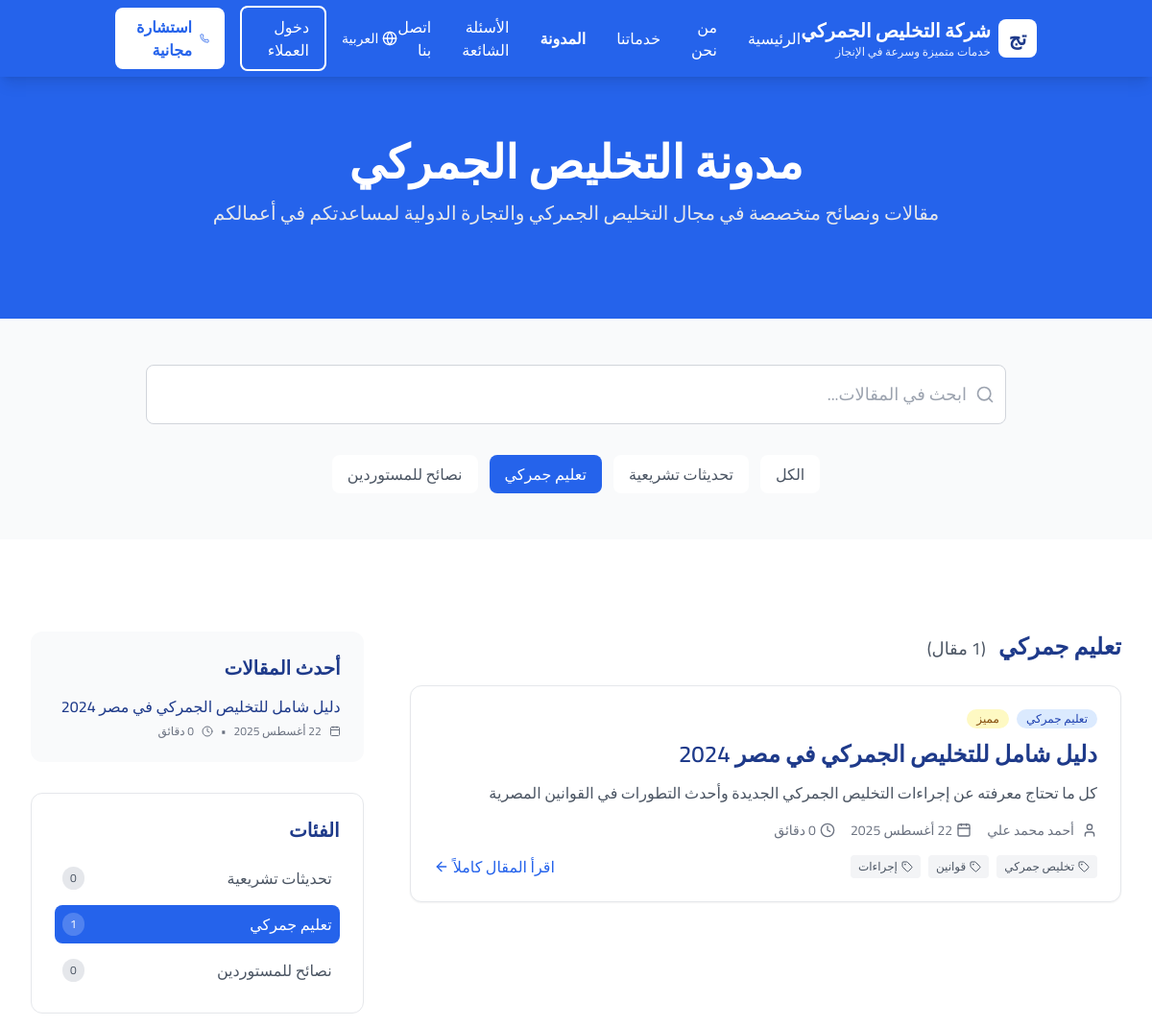
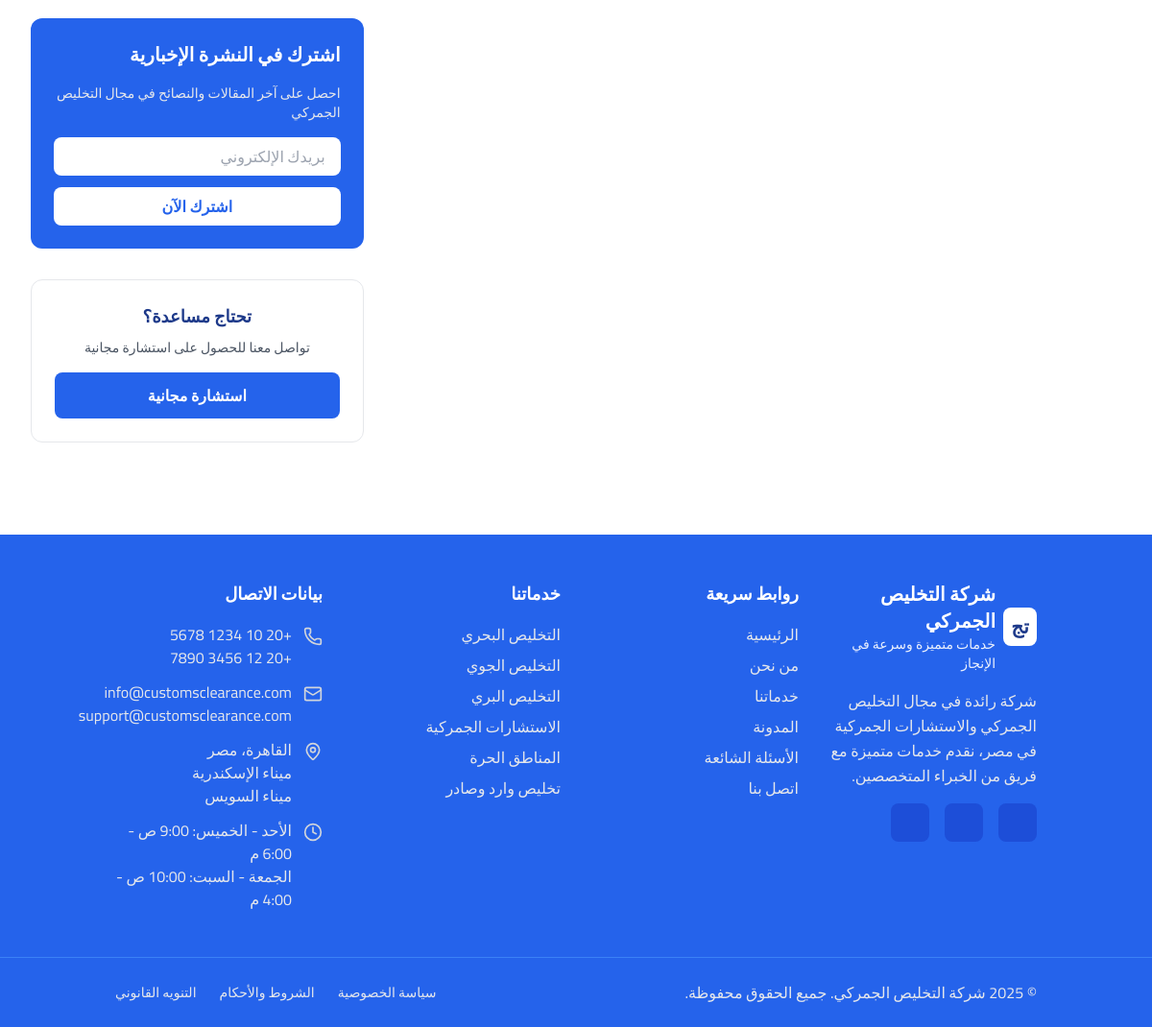
Page /?page=blog&category=تعليم+جمركي on the committed database (2 pictures, top to bottom).
### tables this page shows
CREATE TABLE blog_posts (
    id INT AUTO_INCREMENT PRIMARY KEY,
    title VARCHAR(500) NOT NULL,
    excerpt TEXT,
    content LONGTEXT NOT NULL,
    category VARCHAR(100) NOT NULL,
    author VARCHAR(255) NOT NULL,
    tags TEXT,
    featured BOOLEAN DEFAULT FALSE,
    published BOOLEAN DEFAULT TRUE,
    created_at TIMESTAMP DEFAULT CURRENT_TIMESTAMP,
    updated_at TIMESTAMP DEFAULT CURRENT_TIMESTAMP ON UPDATE CURRENT_TIMESTAMP
);

### includes/functions.php (called while the page is built, shortened)
<?php
function format_arabic_date($date) {
    $months = [
        1 => 'يناير', 2 => 'فبراير', 3 => 'مارس', 4 => 'أبريل',
        5 => 'مايو', 6 => 'يونيو', 7 => 'يوليو', 8 => 'أغسطس',
        9 => 'سبتمبر', 10 => 'أكتوبر', 11 => 'نوفمبر', 12 => 'ديسمبر'
    ];
    $timestamp = is_string($date) ? strtotime($date) : $date;
    $day = date('j', $timestamp);
    $month = $months[(int)date('n', $timestamp)];
    $year = date('Y', $timestamp);
    return "$day $month $year";
}
function clean_input($data) {
    $data = trim($data);
    $data = stripslashes($data);
    $data = htmlspecialchars($data);
    return $data;
}
function get_page_url($page, $params = []) {
    $url = "?page=" . urlencode($page);
    if (!empty($params)) {
        foreach ($params as $key => $value) {
            $url .= "&" . urlencode($key) . "=" . urlencode($value);
        }
    }
    return $url;
}
?>

### pages/blog.php (the view, shortened to what this page needs)
<?php
$selectedCategory = isset($_GET['category']) ? clean_input($_GET['category']) : 'الكل';
$searchTerm = isset($_GET['search']) ? clean_input($_GET['search']) : '';
$blogPosts = [];
$categories = ['الكل'];
if ($pdo) {
    try {
        $stmt = $pdo->query("SELECT DISTINCT category FROM blog_posts WHERE published = 1 ORDER BY category");
        $dbCategories = $stmt->fetchAll(PDO::FETCH_COLUMN);
        $categories = array_merge($categories, $dbCategories);
        $sql = "SELECT * FROM blog_posts WHERE published = 1";
        $params = [];
        if ($selectedCategory !== 'الكل') {
            $sql .= " AND category = ?";
            $params[] = $selectedCategory;
        }
        $sql .= " ORDER BY created_at DESC";
        $stmt = $pdo->prepare($sql);
        $stmt->execute($params);
        $blogPosts = $stmt->fetchAll();
    } catch (Exception $e) {
        error_log("Blog query error: " . $e->getMessage());
    }
}
$recentPosts = array_slice($blogPosts, 0, 5);
function calculateReadTime($content) {
    $wordCount = str_word_count(strip_tags($content));
    $minutes = ceil($wordCount / 200);
    return $minutes . ' دقائق';
}
?>
<div class="bg-white">
    <section class="bg-blue-600 text-white py-16">
        <div class="container-custom">
            <div class="max-w-4xl mx-auto text-center">
                <h1 class="text-4xl lg:text-5xl font-bold mb-4">
                    مدونة التخليص الجمركي
                </h1>
                <p class="text-xl text-gray-200 mb-8">
                    مقالات ونصائح متخصصة في مجال التخليص الجمركي والتجارة الدولية لمساعدتكم في أعمالكم
                </p>
            </div>
        </div>
    </section>
    <section class="py-12 bg-gray-50">
        <div class="container-custom">
            <div class="max-w-4xl mx-auto">
                <form method="GET" class="relative mb-8">
                    <div class="absolute inset-y-0 right-0 pr-3 flex items-center pointer-events-none">
                    </div>
                    <input type="text" name="search" value="<?php echo htmlspecialchars($searchTerm); ?>"
                           placeholder="ابحث في المقالات..."
                           class="w-full pl-4 pr-10 py-4 border border-gray-300 rounded-lg focus:ring-2 focus:ring-blue-600 focus:border-transparent text-right text-lg">
                </form>
                <div class="flex flex-wrap gap-3 justify-center">
                    <?php foreach($categories as $category): ?>
                        <a href="<?php echo get_page_url('blog', ['category' => $category, 'search' => $searchTerm]); ?>"
                           class="px-4 py-2 rounded-lg font-medium transition-colors <?php echo ($selectedCategory === $category) ? 'bg-blue-600 text-white' : 'bg-white text-gray-600 hover:bg-gray-100'; ?>">
                            <?php echo htmlspecialchars($category); ?>
                        </a>
                    <?php endforeach; ?>
                </div>
            </div>
        </div>
    </section>
    <div class="section-spacing">
        <div class="container-custom">
            <div class="grid lg:grid-cols-3 gap-12">
                <div class="lg:col-span-2">
                    <div>
                        <h2 class="text-2xl font-bold text-blue-900 mb-6">
                            <?php echo $selectedCategory === 'الكل' ? 'جميع المقالات' : htmlspecialchars($selectedCategory); ?>
                            <span class="text-gray-600 text-lg font-normal mr-2">
                                (<?php echo count($blogPosts); ?> مقال)
                            </span>
                        </h2>
                        <?php if (!empty($blogPosts)): ?>
                            <div class="space-y-6">
                                <?php foreach($blogPosts as $post): ?>
                                    <article class="bg-white border border-gray-200 rounded-xl shadow-sm hover:shadow-md transition-shadow p-6">
                                        <div class="flex items-center space-x-2 space-x-reverse mb-3">
                                            <span class="bg-blue-100 text-blue-800 text-xs font-medium px-2.5 py-0.5 rounded-full">
                                                <?php echo htmlspecialchars($post['category']); ?>
                                            </span>
                                            <?php if (isset($post['featured']) && $post['featured']): ?>
                                                <span class="bg-yellow-100 text-yellow-800 text-xs font-medium px-2.5 py-0.5 rounded-full">
                                                    مميز
                                                </span>
                                            <?php endif; ?>
                                        </div>
                                        <h2 class="text-2xl font-semibold text-blue-900 mb-3 leading-tight hover:text-blue-600 transition-colors cursor-pointer">
                                            <?php echo htmlspecialchars($post['title']); ?>
                                        </h2>
                                        <p class="text-gray-600 mb-4 leading-relaxed">
                                            <?php echo htmlspecialchars($post['excerpt']); ?>
                                        </p>
                                        <div class="flex items-center justify-between text-sm text-gray-500 mb-4">
                                            <div class="flex items-center space-x-4 space-x-reverse">
                                                <div class="flex items-center space-x-2 space-x-reverse">
                                                    <i data-lucide="user" class="w-4 h-4"></i>
                                                    <span><?php echo htmlspecialchars($post['author']); ?></span>
                                                </div>
                                                <div class="flex items-center space-x-1 space-x-reverse">
                                                    <i data-lucide="calendar" class="w-4 h-4"></i>
                                                    <span><?php echo format_arabic_date($post['created_at']); ?></span>
                                                </div>
                                                <div class="flex items-center space-x-1 space-x-reverse">
                                                    <i data-lucide="clock" class="w-4 h-4"></i>
                                                    <span><?php echo calculateReadTime($post['excerpt']); ?></span>
                                                </div>
                                            </div>
                                        </div>
                                        <div class="flex items-center justify-between">
                                            <div class="flex flex-wrap gap-2">
                                                <?php
                                                $tags = explode(',', $post['tags']);
                                                foreach($tags as $tag):
                                                ?>
                                                    <span class="bg-gray-100 text-gray-600 text-xs px-2 py-1 rounded flex items-center space-x-1 space-x-reverse">
                                                        <i data-lucide="tag" class="w-3 h-3"></i>
                                                        <span><?php echo htmlspecialchars(trim($tag)); ?></span>
                                                    </span>
                                                <?php endforeach; ?>
                                            </div>
                                            <button class="text-blue-600 hover:text-blue-800 font-medium flex items-center space-x-1 space-x-reverse">
                                                <span>اقرأ المقال كاملاً</span>
                                                <i data-lucide="arrow-left" class="w-4 h-4"></i>
                                            </button>
                                        </div>
                                    </article>
                                <?php endforeach; ?>
                            </div>
                        <?php endif; ?>
                    </div>
                </div>
                <div class="space-y-8">
                    <div class="bg-gray-50 rounded-xl p-6">
                        <h3 class="text-xl font-semibold text-blue-900 mb-4">
                            أحدث المقالات
                        </h3>
                        <div class="space-y-4">
                            <?php foreach($recentPosts as $post): ?>
                                <div class="border-b border-gray-200 pb-4 last:border-b-0 last:pb-0">
                                    <h4 class="font-medium text-blue-900 mb-2 leading-tight hover:text-blue-600 transition-colors cursor-pointer">
                                        <?php
                                        $title = $post['title'];
                                        echo htmlspecialchars(mb_strlen($title) > 60 ? mb_substr($title, 0, 60) . '...' : $title);
                                        ?>
                                    </h4>
                                    <div class="flex items-center space-x-2 space-x-reverse text-xs text-gray-500">
                                        <i data-lucide="calendar" class="w-3 h-3"></i>
                                        <span><?php echo format_arabic_date($post['created_at']); ?></span>
                                        <span>•</span>
                                        <i data-lucide="clock" class="w-3 h-3"></i>
                                        <span><?php echo calculateReadTime($post['excerpt']); ?></span>
                                    </div>
                                </div>
                            <?php endforeach; ?>
                        </div>
                    </div>
                    <div class="bg-white border border-gray-200 rounded-xl p-6">
                        <h3 class="text-xl font-semibold text-blue-900 mb-4">
                            الفئات
                        </h3>
                        <div class="space-y-2">
                            <?php foreach(array_slice($categories, 1) as $category): ?>
                                <?php
                                $count = count(array_filter($blogPosts, function($post) use ($category) {
                                    return $post['category'] === $category;
                                }));
                                ?>
                                <a href="<?php echo get_page_url('blog', ['category' => $category]); ?>"
                                   class="w-full text-right p-2 rounded-lg transition-colors flex items-center justify-between <?php echo ($selectedCategory === $category) ? 'bg-blue-600 text-white' : 'text-gray-600 hover:bg-gray-100'; ?>">
                                    <span><?php echo htmlspecialchars($category); ?></span>
                                    <span class="text-xs px-2 py-1 rounded-full <?php echo ($selectedCategory === $category) ? 'bg-white bg-opacity-20' : 'bg-gray-200'; ?>">
                                        <?php echo $count; ?>
                                    </span>
                                </a>
                            <?php endforeach; ?>
                        </div>
                    </div>
                    <div class="bg-blue-600 text-white rounded-xl p-6">
                        <h3 class="text-xl font-semibold mb-4">
                            اشترك في النشرة الإخبارية
                        </h3>
                        <p class="text-gray-200 mb-4 text-sm">
                            احصل على آخر المقالات والنصائح في مجال التخليص الجمركي
                        </p>
                        <div class="space-y-3">
                            <input type="email" placeholder="بريدك الإلكتروني"
                                   class="w-full px-4 py-2 rounded-lg text-gray-700 text-right">
                            <button class="w-full bg-white text-blue-600 hover:bg-gray-100 font-semibold py-2 rounded-lg transition-colors">
                                اشترك الآن
                            </button>
                        </div>
                    </div>
                    <div class="bg-white border border-gray-200 rounded-xl p-6 text-center">
                        <h3 class="text-lg font-semibold text-blue-900 mb-2">
                            تحتاج مساعدة؟
                        </h3>
                        <p class="text-gray-600 text-sm mb-4">
                            تواصل معنا للحصول على استشارة مجانية
                        </p>
                        <a href="<?php echo get_page_url('consultation'); ?>" class="btn-navy w-full text-center">
                            استشارة مجانية
                        </a>
                    </div>
                </div>
            </div>
        </div>
    </div>
</div>

### assets/css/style.css (style rules this page uses)
html { direction: rtl; font-family: "Cairo", sans-serif; }
body { direction: rtl; background-color: #ffffff; color: #1e3a8a; font-family: "Cairo", sans-serif; }
html { scroll-behavior: smooth; }
.btn-navy { background-color: #2563eb; color: white; font-weight: 600; padding: 0.75rem 1.5rem; border-radius: 0.5rem; transition: all 0.3s ease; display: inline-block; text-decoration: none; }
.section-spacing { padding-top: 4rem; padding-bottom: 4rem; }
@media (min-width: 1024px) { .section-spacing { padding-top: 6rem; padding-bottom: 6rem; } }
.container-custom { max-width: 1280px; margin: 0 auto; padding-left: 1rem; padding-right: 1rem; }
@media (min-width: 640px) { .container-custom { padding-left: 1.5rem; padding-right: 1.5rem; } }
@media (min-width: 1024px) { .container-custom { padding-left: 2rem; padding-right: 2rem; } }

### rows in the picture
blog_posts: category "تعليم جمركي", featured "مميز", title "دليل شامل للتخليص الجمركي في مصر 2024", excerpt "كل ما تحتاج معرفته عن إجراءات التخليص الجمركي الجديدة وأحدث التطورات في القوانين المصرية", author "أحمد محمد علي", created_at "22 أغسطس 2025", excerpt "0 دقائق", tags "تخليص جمركي", tags "قوانين", tags "إجراءات", category "0", category "1"

### other values in the picture
SITE_NAME "شركة التخليص الجمركي"
$category "الكل"
$category "تحديثات تشريعية"
$category "تعليم جمركي"
$category "نصائح للمستوردين"
$selectedCategory "تعليم جمركي"
SITE_PHONE "+20 10 1234 5678"
SITE_EMAIL "info@customsclearance.com"
